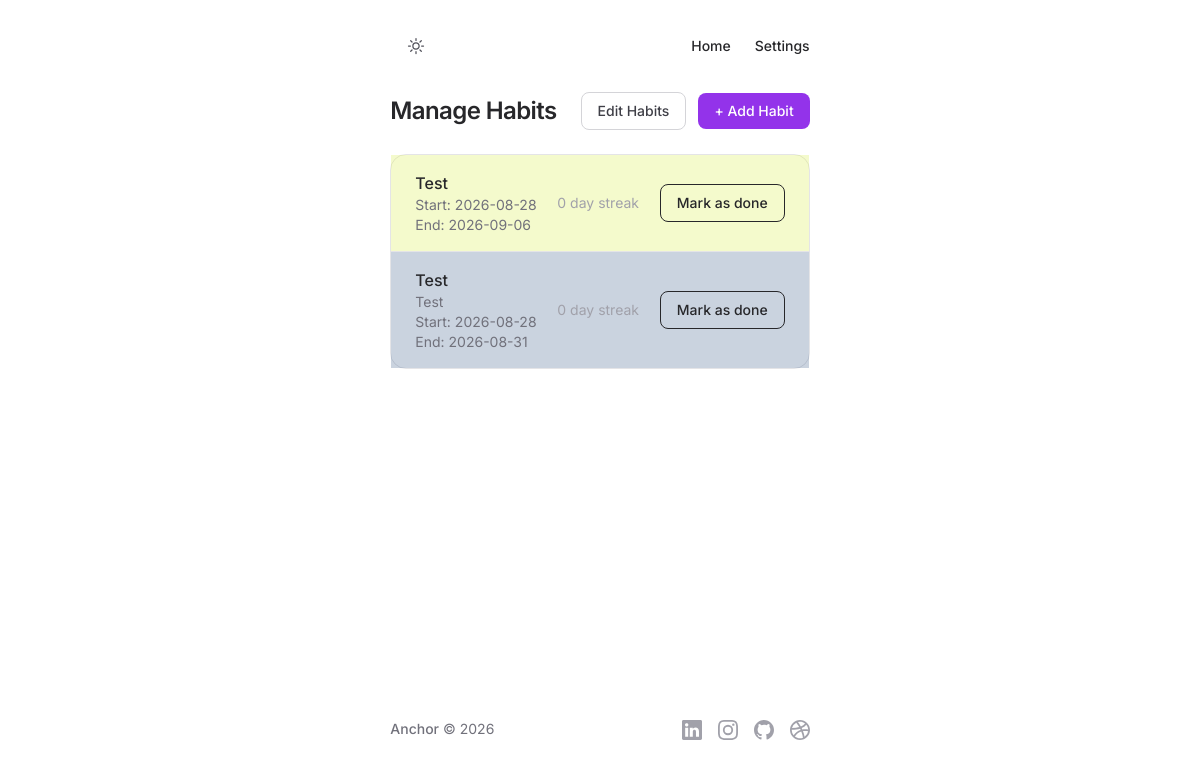
The page /habits (signed in) on the database as committed earlier.
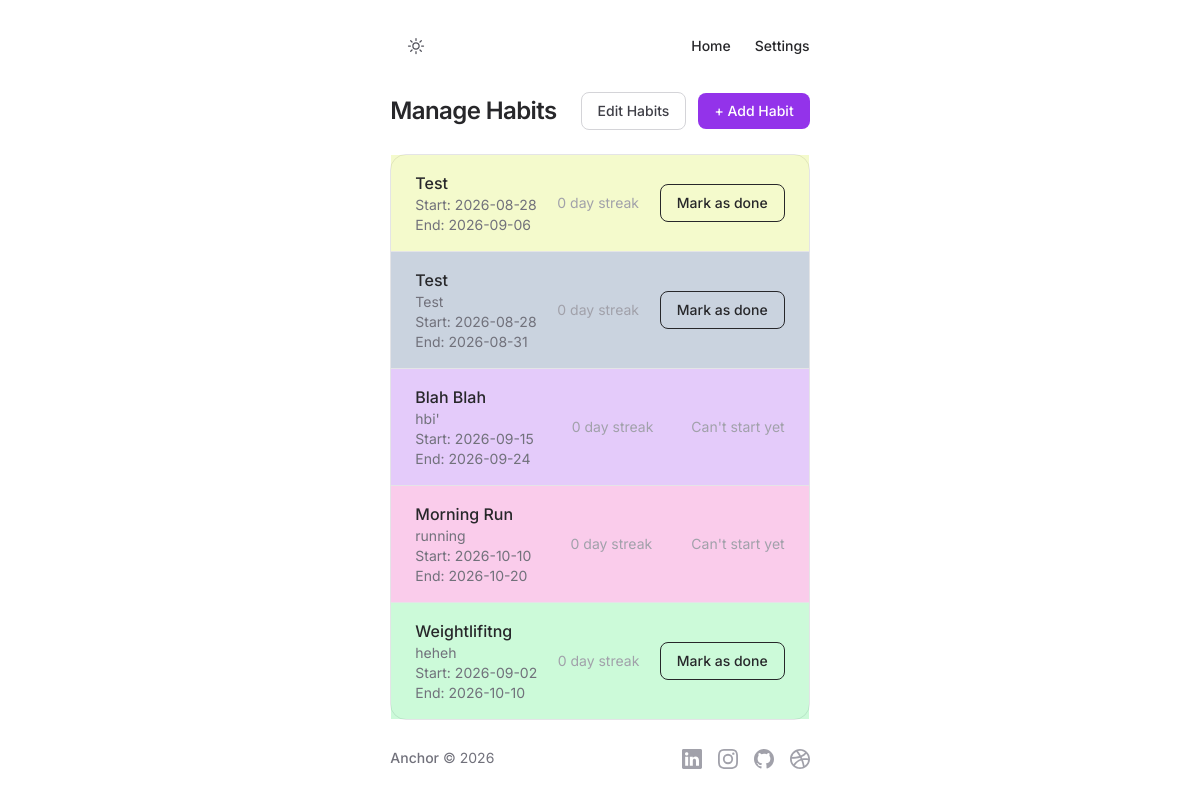
The same page on the database as committed later.
### tables this page shows
CREATE TABLE habits (
id INTEGER PRIMARY KEY AUTOINCREMENT NOT NULL,
user_id INTEGER NOT NULL,
habit TEXT NOT NULL,
description TEXT,
start_date TEXT NOT NULL,
end_date TEXT NOT NULL, colour TEXT NOT NULL DEFAULT '#ffffff');

### app.py (the view)
@app.route("/habits", methods=["GET", "POST"])
@login_required
def habits():
    db = get_db()
    now = datetime.now()
    curr_date = now.strftime("%Y-%m-%d")
    if request.method == "POST":
        if request.form.get("completion_btt"):
            db.execute("INSERT INTO habit_logs (habit_id, completed_date) VALUES (?, ?)",
                    (request.form.get("completion_btt"), curr_date))
            db.commit()
            return apology("Marked as done", error="success")
        else:
            return render_template("habits.html")
    else:
        habits = db.execute("SELECT id, habit, description, start_date, end_date, colour FROM habits WHERE user_id = ?", (session["user_id"],)).fetchall()
        id_list = [row["id"] for row in habits]
        streaks = {}
        completed_date = {}
        for habit_id in id_list:
            streaks[habit_id] = get_streak(habit_id)
            row = db.execute("SELECT completed_date FROM habit_logs WHERE habit_id = ? ORDER BY completed_date DESC LIMIT 1", (habit_id,)).fetchone()
            completed_date[habit_id] = row["completed_date"] if row else None
        return render_template ("habits.html", habits=habits, streak=streaks, completed_date=completed_date, today=curr_date)

### app.py (called while the page is built)
@app.after_request
def after_request(response):
    response.headers["Cache-Control"] = "no-cache, no-store, must-revalidate"
    response.headers["Expires"] = 0
    response.headers["Pragma"] = "no-cache"
    return response

@app.context_processor
def inject_user():
    return dict(username=session.get("username"))

### helpers.py (called while the page is built)
def get_db():
    if "db" not in g:
        g.db = sqlite3.connect(DATABASE)
        g.db.row_factory = sqlite3.Row
    return g.db

def get_streak(habit_id):
    db = get_db()
    rows = db.execute(
        "SELECT completed_date FROM habit_logs WHERE habit_id = ? ORDER BY completed_date DESC",
        (habit_id,)
    ).fetchall()
    completed_dates = {row["completed_date"] for row in rows}
    streak = 0
    check_date = date.today()
    while check_date.isoformat() in completed_dates:
        streak += 1
        check_date -= timedelta(days=1)
    return streak

def login_required(f):
    @wraps(f)
    def decorated_function(*args, **kwargs):
        if session.get("user_id") is None:
            return redirect("/login")
        return f(*args, **kwargs)
    return decorated_function

### templates/habits.html (shortened to what this page needs)
{% extends "layout.html" %}
{% block main %}
<div class="col-span-12">
  <div class="mb-6 flex flex-wrap items-center justify-between gap-6">
    <h1 class="text-2xl font-semibold tracking-tight text-text dark:text-text-dark">
      Manage Habits
    </h1>
    <div class="flex items-center gap-3">
      <a
        href="/habits/edit"
        class="rounded-lg border border-border px-4 py-2 text-sm font-medium text-zinc-700 transition hover:bg-zinc-100 active:opacity-80 dark:border-border-dark dark:text-zinc-200 dark:hover:bg-zinc-800"
      >
        Edit Habits
      </a>
      <a
        href="/habits/add"
        class="rounded-lg bg-brand px-4 py-2 text-sm font-medium text-white transition hover:bg-brand-hover active:opacity-80"
      >
        + Add Habit
      </a>
    </div>
  </div>
  <div class="rounded-2xl border border-zinc-200 bg-surface dark:border-zinc-800 dark:bg-surface-dark">
    {% if habits %}
      <ul class="divide-y divide-zinc-200 dark:divide-zinc-800">
        {% for habit in habits %}
        <li class="flex items-center justify-between px-6 py-4"
          style="background-color: {{ habit.colour }}40;">
          <div>
            <p class="font-medium text-text dark:text-text-dark">{{ habit.habit }}</p>
            <p class="text-sm text-zinc-500 dark:text-text-muted">{{ habit.description }}</p>
            <p class="text-sm text-zinc-500 dark:text-text-translucent">Start: {{ habit.start_date }}</p>
            <p class="text-sm text-zinc-500 dark:text-text-translucent">End: {{ habit.end_date }}</p>
          </div>
          <span class="text-sm text-text-translucent dark:text-zinc-500">{{ streak[habit.id] }} day streak</span>
          {% if completed_date[habit.id] != today and habit.start_date <= today %}
          <form action="/habits" method="post">
            <button
              type="submit"
              name="completion_btt"
              value="{{ habit.id }}"
              onclick="return confirm('Mark this habit as complete today? Are you sure?')"
              class="text-center rounded-lg border border-purple px-4 py-2 text-sm font-medium text-text transition hover:bg-success active:opacity-80 dark:border-border-dark dark:text-text-dark dark:hover:bg-success"
            >
            Mark as done
            </button>
          </form>
          {% elif habit.start_date > today %}
            <span class="text-sm text-text-translucent dark:text-zinc-500">Can't start yet</span>
          {% endif %}
        </li>
        {% endfor %}
      </ul>
    {% else %}
      <div class="flex flex-col items-center justify-center gap-3 px-6 py-16 text-center">
        <p class="text-text-muted dark:text-zinc-300">You haven't added any habits yet.</p>
      </div>
    {% endif %}
  </div>
</div>
{% endblock %}

### templates/layout.html (shortened to what this page needs)
<!doctype html>
<html lang="en" class="scroll-smooth">
  <head>
     <link rel="stylesheet" href="{{ url_for('static', filename='css/tailwind.css') }}" />
  </head>
  <body class="antialiased">
    <div
      x-data="{
        darkMode: localStorage.getItem('darkMode') === 'true',
        toggleDarkMode() {
          this.darkMode = !this.darkMode;
          localStorage.setItem('darkMode', this.darkMode);
          document.documentElement.classList.toggle('dark', this.darkMode);
        }
      }"
      class="flex min-h-dvh min-w-80 flex-col bg-surface text-text dark:bg-zinc-950 dark:text-text-dark"
    >
      <main
        id="page-content"
        class="mx-auto flex max-w-6xl flex-auto flex-col px-4 pb-4 lg:px-8 lg:pb-8"
      >
        <header
          id="page-header"
          class="flex flex-none items-center justify-between py-7"
        >
          <div class="flex items-center gap-2">
            <button
              x-on:click="toggleDarkMode()"
              type="button"
              aria-label="Toggle dark mode"
              class="relative inline-flex size-9 items-center justify-center text-text-muted hover:opacity-75 dark:text-text-translucent"
            >
              <div
                x-cloak
                x-show="!darkMode"
                x-transition:enter="transition ease-out duration-150"
                x-transition:enter-start="opacity-0 rotate-180"
                x-transition:enter-end="opacity-100 rotate-0"
                x-transition:leave="transition ease-in duration-100"
                x-transition:leave-start="opacity-100 rotate-0"
                x-transition:leave-end="opacity-0 rotate-180"
                class="absolute inset-0 flex items-center justify-center"
              >
              </div>
            </button>
          </div>
          <div class="flex items-center gap-4">
            <nav class="flex items-center gap-6">
            {% if session["user_id"] %}
              <a
                href="/"
                class="text-sm font-medium decoration-brand decoration-2 underline-offset-8 hover:text-black hover:underline dark:decoration-brand-light dark:hover:text-white"
              >
                Home
              </a>
              <a
                href="/settings"
                class="text-sm font-medium decoration-brand decoration-2 underline-offset-8 hover:text-black hover:underline dark:decoration-brand-light dark:hover:text-white"
              >
                Settings
              </a>
            {% endif %}
            </nav>
          </div>
        </header>
        <div class="grid flex-1 grid-cols-1 gap-6 md:grid-cols-12">
            {% block main %}{% endblock %}
        </div>
        <footer
            class="mt-auto flex flex-col gap-6 py-7 text-center text-sm md:col-span-12 md:flex-row-reverse md:justify-between md:gap-0 md:text-left"
          >
            <nav class="flex items-center justify-center gap-4">
              <a
                  href="https://linkedin.com/in/youraccount"
                  aria-label="LinkedIn"
                  class="text-text-translucent hover:text-[#0a66c2] dark:hover:text-[#0a66c2]"
              >
              </a>
              <a
                href="javascript:void(0)"
                class="text-text-translucent hover:text-[#ea4c89]"
              >
              </a>
              <a
                href="javascript:void(0)"
                class="text-text-translucent hover:text-[#333] dark:hover:text-zinc-50"
              >
              </a>
              <a
                href="javascript:void(0)"
                class="text-text-translucent hover:text-[#405de6]"
              >
              </a>
            </nav>
            <div class="text-zinc-500 dark:text-text-translucent/80">
              <span class="font-medium">Anchor</span> ©
              <span x-text="new Date().getFullYear()"></span>
            </div>
        </footer>
      </main>
    </div>
  </body>
</html>

Rows that differ between the two databases and show on the page:
added habits: habit "Blah Blah", description "hbi'", start_date "2026-09-15", end_date "2026-09-24", streak "0", shows "Can't start yet"
added habits: habit "Morning Run", description "running", start_date "2026-10-10", end_date "2026-10-20", streak "0", shows "Can't start yet"
added habits: habit "Weightlifitng", description "heheh", start_date "2026-09-02", end_date "2026-10-10", streak "0", {{ habit.id }} 24 (drawn)
